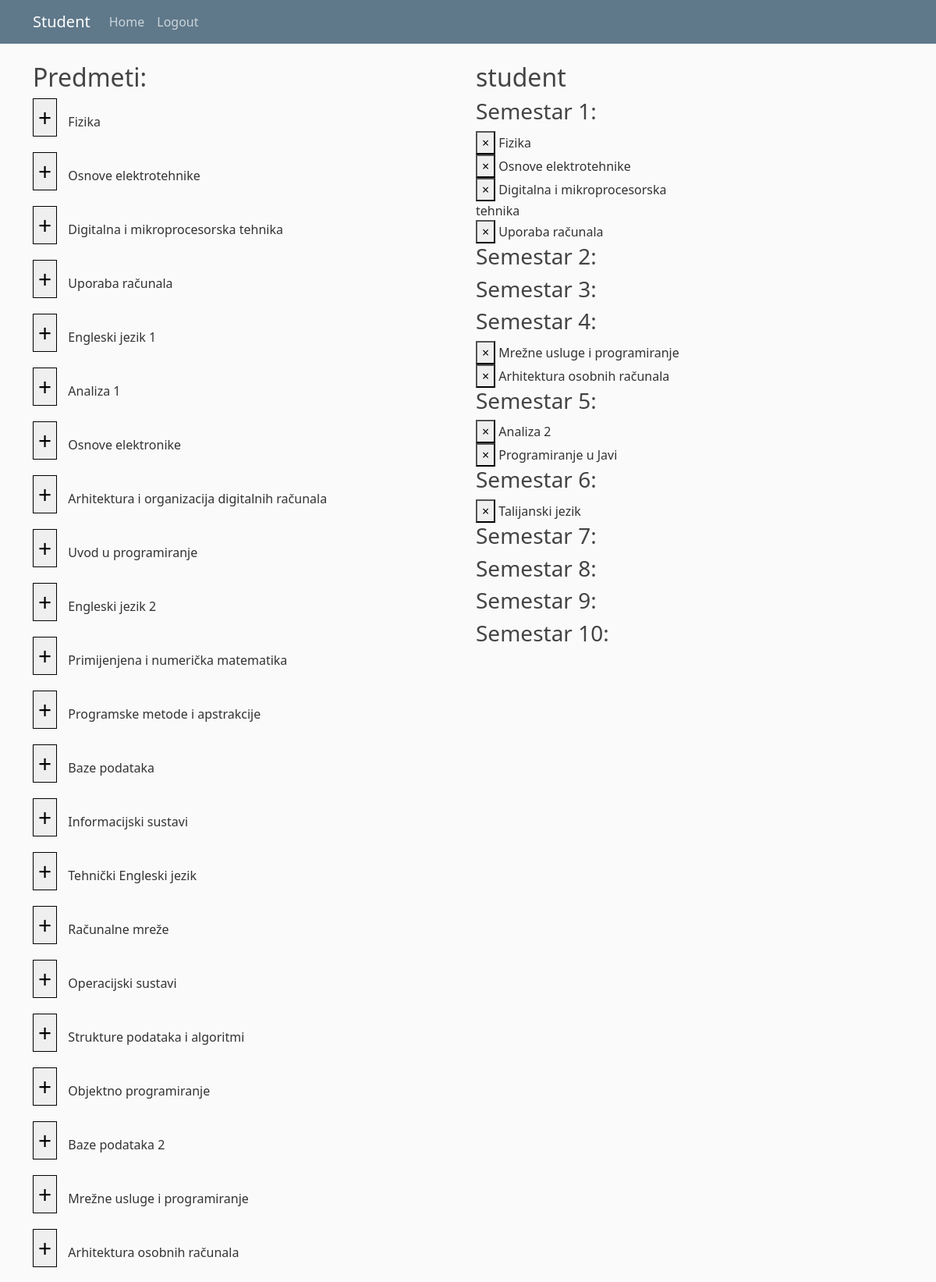
Page /student/ (signed in, upper part) on the committed database.
### app1/models.py (models this page shows, shortened)
class Predmeti(models.Model):
    IZBORNI = (('da', 'da'), ('ne', 'ne'))
    name = models.CharField(max_length=50)
    kod = models.CharField(max_length=50)
    program = models.CharField(max_length=50)
    ects = models.IntegerField()
    sem_red = models.IntegerField()
    sem_izv = models.IntegerField()
    izborni = models.CharField(max_length=50, choices=IZBORNI)
    nositelj = models.ForeignKey(Korisnik, on_delete=models.CASCADE, null=True)

class Korisnik(AbstractUser):
    STATUS = (('none', 'None'), ('izv', 'izvanredni student'), ('red', 'redovni student'))
    status = models.CharField(max_length=50, choices=STATUS)
    role = models.ForeignKey(Uloge, on_delete=models.CASCADE, null=True)

### app1/views.py (the view)
# urls.py: path('student/', views.student, name='student'),
@login_required(login_url='/login/')
def student(request):
    role = str(request.user.role)
    user = request.user
    if role != 'stu':
        return redirect('main')
    subjects = Predmeti.objects.all()
    if request.POST.get('add', False):
        if not Upisi.objects.filter(student_id=user.id,predmet_id=request.POST["add"]).exists():
            upis = Upisi(student_id=user,predmet_id=Predmeti.objects.get(pk=request.POST["add"]),status="Upisan")
            upis.save()
    elif request.POST.get('remove', False):
        if Upisi.objects.filter(student_id=user.id,predmet_id=request.POST["remove"]).exists():
            upis = Upisi.objects.get(predmet_id=request.POST["remove"],student_id=user.id)
            upis.delete()
    upisi_korisnika = Upisi.objects.all().filter(student_id=user.id)
    upisani_predmeti = []
    for u in upisi_korisnika:
        if user.status == 'red':
            upisani_predmeti.append(u.predmet_id)
        elif user.status == 'izv':
            upisani_predmeti.append(u.predmet_id)
    return render(request, 'student.html', {'subjects' : subjects, 'user': user,'upisi':upisani_predmeti,
                                        'range':range(1,11)})

### app1/models.py (called while the page is built)
    def __str__(self):
        return '%s' % (self.role)

### app1/templates/student.html (shortened to what this page needs)
{% extends "base.html" %}
{% block content %}
	<header class="site-header">
		<nav class="navbar navbar-expand-md navbar-dark bg-steel fixed-top">
		<div class="container">
			<a class="navbar-brand mr-4" href="/">Student</a>
			<div class="collapse navbar-collapse mr-auto" id="navbarToggle">
			<div class="navbar-nav mr-auto">
				<a class="nav-item nav-link" href="/">Home</a>
			</div>
			<div class="navbar-nav ml-auto">
				{% if user.is_authenticated%}
					<a class="nav-item nav-link" href="/logout">Logout</a>
				{% else %}
					<a class="nav-item nav-link" href="/login">Login</a>
				{% endif %}
			</div>
			</div>
		</div>
		</nav>
	</header>
	<div class="flex-custom" style="width: 100%; display: flex; flex-direction: row; align-items: center; justify-items: center;">
		<div class="left-container" style="display: flex; flex-direction: column; width: 50%; height: 90dvh">
			<h2>Predmeti:</h2>
			<div class="left" style="width: 100%; overflow: auto; height: 90dvh;">
				<form method="POST">
					{% for s in subjects %}
					<div class="subject">
						<button type="submit" name="add" value={{s.id}} style="margin-bottom: 20px; margin-right: 10px; border: 1px solid black; font-size: 30px;">&#43;</button>
						{{ s.name }}
					</div>
					{% endfor %}
				</form>
			</div>
		</div>
		<div class="right-container" style="display: flex; flex-direction: column; width: 50%; height: 90dvh; margin-left: 20px;">
			<h2>{{ user.username }}</h2>
			<div class="right" style="width: 50%; overflow: auto; height: 90dvh;"><div class="upisi">
                <form method="POST">
                    {% for i in range %}
                    <h3>Semestar {{ i }}:</h3>
                    <div class="sem">
                        {% for u in upisi %}
                        {% if user.status == 'red' %}
                            {% if u.sem_red == i %}
                            <div class="sem-predmet">
                            <button type="submit" name="remove" value="{{u.id}}">&times;</button>
                            <span>{{ u.name }}</span><br>
                            </div>
                            {% endif %}
                        {% endif %}
                        {% endfor %}
                    </div>
                    {% endfor %}
                </form>
            </div></div>
		</div>
	</div>
{% endblock %}

### app1/static/css/main.css (style rules this page uses)
body { background: #fafafa; color: #333333; margin-top: 5rem; }
h1, h2, h3, h4, h5, h6 { color: #444444; }
.bg-steel { background-color: #5f788a; }
.site-header .navbar-nav .nav-link { color: #cbd5db; }

### rows in the picture
Predmeti: {{ s.id }} 2 (drawn), name "Fizika", {{ u.id }} 2 (drawn)
Predmeti: {{ s.id }} 3 (drawn), name "Osnove elektrotehnike", {{ u.id }} 3 (drawn)
Predmeti: {{ s.id }} 4 (drawn), name "Digitalna i mikroprocesorska tehnika", {{ u.id }} 4 (drawn)
Predmeti: {{ s.id }} 5 (drawn), name "Uporaba računala", {{ u.id }} 5 (drawn)
Predmeti: {{ s.id }} 6 (drawn), name "Engleski jezik 1"
Predmeti: {{ s.id }} 7 (drawn), name "Analiza 1"
Predmeti: {{ s.id }} 8 (drawn), name "Osnove elektronike"
Predmeti: {{ s.id }} 9 (drawn), name "Arhitektura i organizacija digitalnih računala"
Predmeti: {{ s.id }} 10 (drawn), name "Uvod u programiranje"
Predmeti: {{ s.id }} 11 (drawn), name "Engleski jezik 2"
Predmeti: {{ s.id }} 12 (drawn), name "Primijenjena i numerička matematika"
Predmeti: {{ s.id }} 13 (drawn), name "Programske metode i apstrakcije"
Predmeti: {{ s.id }} 14 (drawn), name "Baze podataka"
Predmeti: {{ s.id }} 15 (drawn), name "Informacijski sustavi"
Predmeti: {{ s.id }} 16 (drawn), name "Tehnički Engleski jezik"
Predmeti: {{ s.id }} 17 (drawn), name "Računalne mreže"
Predmeti: {{ s.id }} 18 (drawn), name "Operacijski sustavi"
Predmeti: {{ s.id }} 19 (drawn), name "Strukture podataka i algoritmi"
Predmeti: {{ s.id }} 20 (drawn), name "Objektno programiranje"
Predmeti: {{ s.id }} 21 (drawn), name "Baze podataka 2"
Predmeti: {{ s.id }} 22 (drawn), name "Mrežne usluge i programiranje", {{ u.id }} 22 (drawn)
Predmeti: {{ s.id }} 23 (drawn), name "Arhitektura osobnih računala", {{ u.id }} 23 (drawn)
Korisnik: username "student"
Predmeti: {{ u.id }} 28 (drawn), name "Analiza 2"
Predmeti: {{ u.id }} 35 (drawn), name "Programiranje u Javi"
Predmeti: {{ u.id }} 47 (drawn), name "Talijanski jezik"

### other values in the picture
{{ i }} "1" "2" "3" "4" "5" "6" "7" "8" "9" "10"
